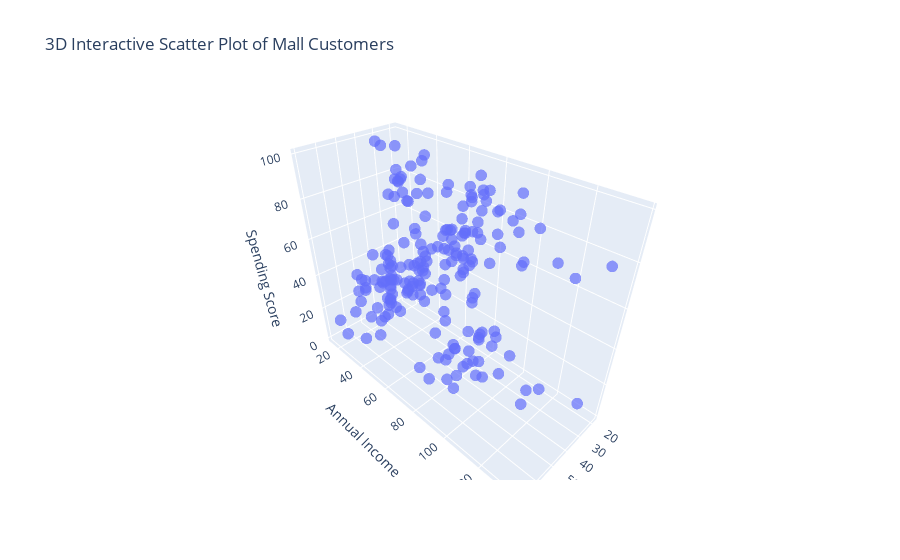

Source (notebook cell):
### Code cell
fig = go.Figure(
    data=[go.Scatter3d(
        x=df['Age'],
        y=df['Annual Income (k$)'],
        z=df['Spending Score (1-100)'],
        mode='markers',
        marker=dict(size=4, opacity=0.7)
)])

# Adding axis titles
fig.update_layout(
    scene=dict(
        xaxis_title = 'Age',
        yaxis_title = 'Annual Income',
        zaxis_title = 'Spending Score'
    ),
    title='3D Interactive Scatter Plot of Mall Customers'
)

fig.show()

### Figure 1 — Plotly figure (JSON) as saved in the notebook; plotly's stock layout.template omitted (floating-point values rounded to 4 significant figures; data arrays with more than 128 entries replaced by an {"elided": "..."} marker saying what was removed)
{"data": [{"marker": {"opacity": 0.7, "size": 4}, "mode": "markers", "type": "scatter3d", "x": {"elided": "200 int values"}, "y": {"elided": "200 int values"}, "z": {"elided": "200 int values"}}], "layout": {"autosize": true, "scene": {"aspectmode": "auto", "aspectratio": {"x": 0.6093, "y": 1.429, "z": 1.148}, "xaxis": {"title": {"text": "Age"}, "type": "linear"}, "yaxis": {"title": {"text": "Annual Income"}, "type": "linear"}, "zaxis": {"title": {"text": "Spending Score"}, "type": "linear"}}, "title": {"text": "3D Interactive Scatter Plot of Mall Customers"}}}
